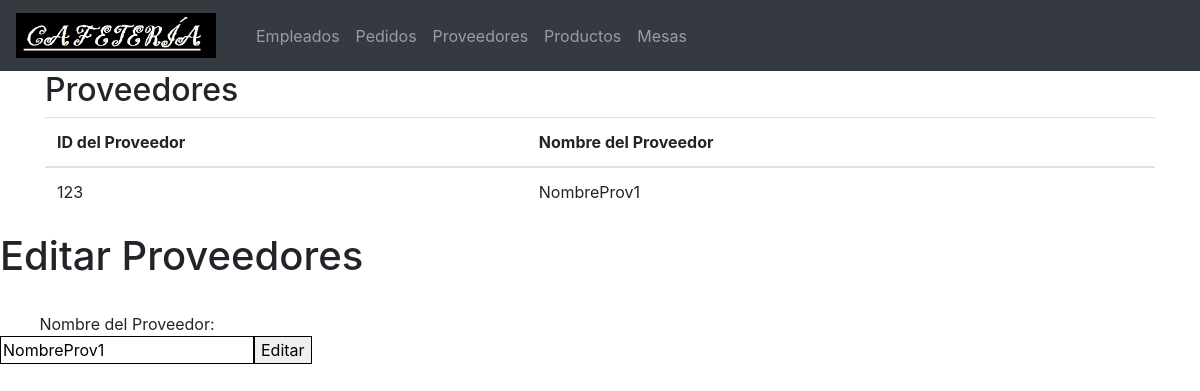
Page /editar_proveedores.php?id=123 on the committed database.
### tables this page shows
CREATE TABLE IF NOT EXISTS Proveedores (
  idProv INT NOT NULL ,
  Nombre_prov VARCHAR(45) ,
  PRIMARY KEY (idProv)
  );

### editar_proveedores.php (the view, shortened to what this page needs)
<!DOCTYPE html>
<html lang="es">
<head>
    <link rel="stylesheet" href="https://maxcdn.bootstrapcdn.com/bootstrap/4.1.0/css/bootstrap.min.css">
</head>
<body>
    <nav class="navbar navbar-expand-sm bg-dark navbar-dark">
        <a class="navbar-brand" href="#"> <img src="icono.png" alt="logo" style="width:200px;"> </a>
        <div class="collapse navbar-collapse" id="collapsibleNavbar">
            <ul class="navbar-nav">
                <li class="nav-item"> <a class="nav-link" href="index.php">Empleados</a> </li>
                <li class="nav-item"> <a class="nav-link" href="pedidos.php">Pedidos</a> </li>
                <li class="nav-item"> <a class="nav-link" href="proveedores.php">Proveedores</a> </li>
                <li class="nav-item"> <a class="nav-link" href="productos.php">Productos</a> </li>
                <li class="nav-item"> <a class="nav-link" href="mesa.php">Mesas</a> </li>
            </ul>
        </div>
    </nav>
    <?php
       $con = mysqli_connect("localhost", "root", "majada");
        mysqli_select_db($con, "proyecto");
        if(isset($_REQUEST['idprov'])){
            $nprov = $_REQUEST['nprov'];
            $id = $_REQUEST['idprov'];
            $editar = "UPDATE Proveedores SET Nombre_prov = '$nprov' WHERE idProv = $id";
            $editar1 = mysqli_query($con, $editar);
        }
    else $id = $_REQUEST['id'];
            $Registros = mysqli_query($con, "SELECT * FROM Proveedores where idProv = '$id'");
            $bucle = mysqli_fetch_array($Registros);
    ?>
        <div class="container">
            <div class="table-responsive">
                <h2>Proveedores</h2>
                <table class="table table-striped">
                    <thead>
                        <tr>
                            <th>ID del Proveedor</th>
                            <th>Nombre del Proveedor</th>
                        </tr>
                    </thead>
                    <tbody>
                        <tr>
                            <?php
			echo "<tr><td>".$bucle["idProv"]."</td>";
            echo "<td>".$bucle["Nombre_prov"]."</td></tr>";
        ?> </tr>
                    </tbody>
                </table>
            </div>
        </div>
        <h1>Editar Proveedores</h1>
        <form class="form-inline" method="POST" action="/editar_proveedores.php">
            <fieldset>
                <br/>
                <label for="nombreprov">Nombre del Proveedor:</label>
                <input type="text" name="nprov" value="<?php echo $bucle['Nombre_prov'] ?>" required>
                <br/> </fieldset>
            <br>
            <input type="submit" value="Editar" /> </form>
</body>
</html>

### editar_proveedores.php (style rules this page uses)
input { border: 1px solid black; }
fieldset { margin-bottom: 4%; }

### rows in the picture
proveedores: idProv "123", Nombre_prov "NombreProv1", nprov "NombreProv1"
